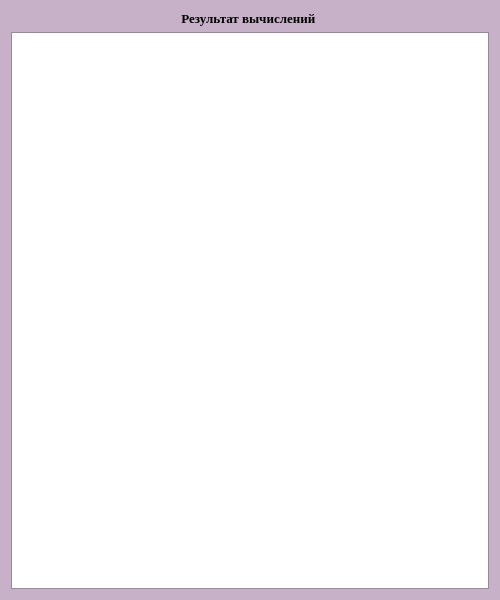
<?xml version="1.0" encoding="UTF-8"?>
<ui version="4.0">
 <class>Form</class>
 <widget class="QWidget" name="Form">
  <property name="geometry">
   <rect>
    <x>0</x>
    <y>0</y>
    <width>500</width>
    <height>600</height>
   </rect>
  </property>
  <property name="palette">
   <palette>
    <active>
     <colorrole role="Base">
      <brush brushstyle="SolidPattern">
       <color alpha="255">
        <red>255</red>
        <green>255</green>
        <blue>255</blue>
       </color>
      </brush>
     </colorrole>
     <colorrole role="Window">
      <brush brushstyle="SolidPattern">
       <color alpha="255">
        <red>198</red>
        <green>177</green>
        <blue>200</blue>
       </color>
      </brush>
     </colorrole>
    </active>
    <inactive>
     <colorrole role="Base">
      <brush brushstyle="SolidPattern">
       <color alpha="255">
        <red>255</red>
        <green>255</green>
        <blue>255</blue>
       </color>
      </brush>
     </colorrole>
     <colorrole role="Window">
      <brush brushstyle="SolidPattern">
       <color alpha="255">
        <red>198</red>
        <green>177</green>
        <blue>200</blue>
       </color>
      </brush>
     </colorrole>
    </inactive>
    <disabled>
     <colorrole role="Base">
      <brush brushstyle="SolidPattern">
       <color alpha="255">
        <red>198</red>
        <green>177</green>
        <blue>200</blue>
       </color>
      </brush>
     </colorrole>
     <colorrole role="Window">
      <brush brushstyle="SolidPattern">
       <color alpha="255">
        <red>198</red>
        <green>177</green>
        <blue>200</blue>
       </color>
      </brush>
     </colorrole>
    </disabled>
   </palette>
  </property>
  <property name="windowTitle">
   <string>Form</string>
  </property>
  <layout class="QGridLayout" name="gridLayout">
   <item row="0" column="0">
    <widget class="QLabel" name="label">
     <property name="font">
      <font>
       <family>Times New Roman</family>
       <pointsize>10</pointsize>
       <weight>75</weight>
       <bold>true</bold>
      </font>
     </property>
     <property name="text">
      <string>&lt;html&gt;&lt;head/&gt;&lt;body&gt;&lt;p align=&quot;center&quot;&gt;Результат вычислений &lt;/p&gt;&lt;/body&gt;&lt;/html&gt;</string>
     </property>
    </widget>
   </item>
   <item row="1" column="0">
    <widget class="QTextEdit" name="textedit"/>
   </item>
  </layout>
 </widget>
 <resources/>
 <connections/>
</ui>
